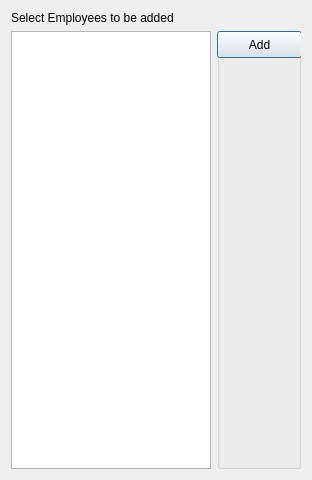
<?xml version="1.0" encoding="UTF-8"?>
<ui version="4.0">
 <class>AddEmpDialog</class>
 <widget class="QDialog" name="AddEmpDialog">
  <property name="geometry">
   <rect>
    <x>0</x>
    <y>0</y>
    <width>312</width>
    <height>480</height>
   </rect>
  </property>
  <property name="windowTitle">
   <string>Add Employee</string>
  </property>
  <layout class="QGridLayout" name="gridLayout">
   <item row="0" column="0">
    <widget class="QLabel" name="AddEmpLbl">
     <property name="text">
      <string>Select Employees to be added</string>
     </property>
    </widget>
   </item>
   <item row="1" column="1">
    <widget class="QGroupBox" name="groupBox">
     <property name="title">
      <string/>
     </property>
     <widget class="QPushButton" name="AddEmpBUT">
      <property name="geometry">
       <rect>
        <x>0</x>
        <y>0</y>
        <width>85</width>
        <height>27</height>
       </rect>
      </property>
      <property name="text">
       <string>Add</string>
      </property>
     </widget>
     <zorder>listView</zorder>
     <zorder>AddEmpBUT</zorder>
    </widget>
   </item>
   <item row="1" column="0">
    <widget class="QListWidget" name="EmpList">
     <property name="sizePolicy">
      <sizepolicy hsizetype="Fixed" vsizetype="Expanding">
       <horstretch>0</horstretch>
       <verstretch>0</verstretch>
      </sizepolicy>
     </property>
     <property name="minimumSize">
      <size>
       <width>150</width>
       <height>0</height>
      </size>
     </property>
     <property name="maximumSize">
      <size>
       <width>200</width>
       <height>16777215</height>
      </size>
     </property>
     <property name="selectionMode">
      <enum>QAbstractItemView::MultiSelection</enum>
     </property>
     <property name="sortingEnabled">
      <bool>true</bool>
     </property>
    </widget>
   </item>
  </layout>
 </widget>
 <resources/>
 <connections/>
</ui>
